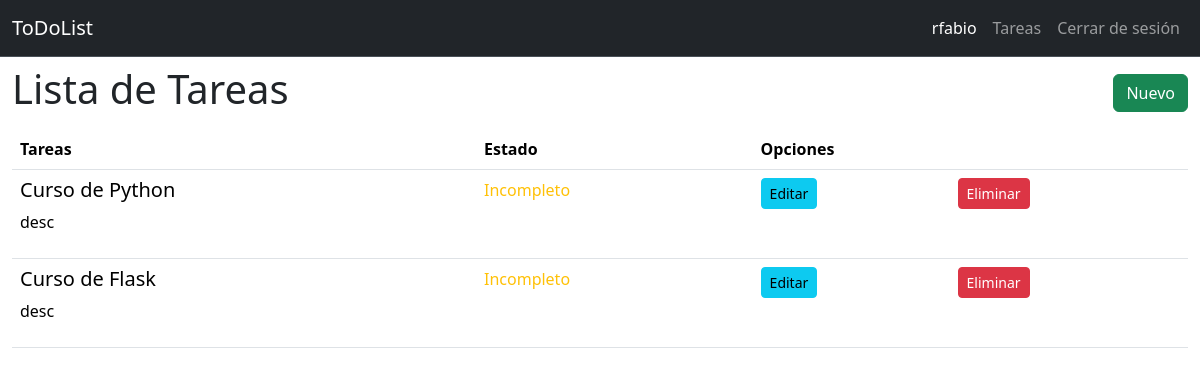
The app's page /todo/list (signed in) with its own data.
### todor/models.py (models this page shows, shortened)
class User(db.Model):
    id = db.Column(db.Integer, primary_key = True)
    username = db.Column(db.String(20), unique = True, nullable = False)
    password = db.Column(db.Text, nullable = False)

class Todo(db.Model):
    id = db.Column(db.Integer, primary_key = True)
    created_by = db.Column(db.Integer, db.ForeignKey('user.id'), nullable = False)
    title = db.Column(db.String(100), nullable = False)
    desc = db.Column(db.Text)
    state = db.Column(db.Boolean, default = False)

### todor/todo.py (the view)
@bp.route('/list')
@login_required
def index():
    todos = Todo.query.all()
    return render_template('todo/index.html', todos = todos)

### todor/auth.py (called while the page is built)
@bp.before_app_request  # hacemos que esta función se ejecute en cada petición
def load_login_in_user():
    user_id = session.get('user_id')
    if user_id is None: # nadie inició sesión
        g.user = None
    else:
        g.user = User.query.get_or_404(user_id)

def login_required(view):
    @functools.wraps(view)
    def wrapped_view(**kwargs):
        if g.user is None:
            return redirect(url_for('auth.login'))
        return view(**kwargs)
    return wrapped_view

### todor/templates/todo/index.html
{% extends 'base.html' %}
{% block content %}
<section class="container-fluid">
    <nav class="navbar">
        <h1>{% block title %}Lista de Tareas {% endblock %}</h1>
        <a href="{{ url_for('todo.crear_tarea') }}" class="btn btn-success">Nuevo</a>
    </nav>
    <table class="table">
        <thead>
            <tr>
                <th class="col">Tareas</th>
                <th class="col">Estado</th>
                <th class="col" colspan="2">Opciones</th>
            </tr>
        </thead>
        <tbody>
            {% for todo in todos | reverse %}
            {% if g.user.id == todo.created_by %}
            <tr>
                <td>
                    <h5>{{ todo.title }}</h5>
                    <p>{{ todo.desc}}</p>
                </td>
                <td>
                    {% if todo.state == true %}
                        <span class="text-success">Completo</span>
                    {% else %}
                        <span class="text-warning">Incompleto</span>
                    {% endif %}
                </td>
                <td>
                    <a href="{{ url_for('todo.update', id = todo.id) }}" class="btn btn-info btn-sm">Editar</a>
                </td>
                <td>
                    <a href="{{ url_for('todo.delete', id = todo.id) }}" class="btn btn-danger btn-sm">Eliminar</a>
                </td>
            </tr>
            {% endif %}
            {% endfor %}
        </tbody>
    </table>
</section>
{% endblock %}

### todor/templates/base.html (shortened to what this page needs)
<!DOCTYPE html>
<html lang="en">
<head>
    <link href="https://cdn.jsdelivr.net/npm/bootstrap@5.3.8/dist/css/bootstrap.min.css" rel="stylesheet"
>
</head>
<body>
    <nav class="navbar navbar-expand-sm bg-dark border-bottom border-body" data-bs-theme="dark"">
        <div class="container-fluid">
            <a class="navbar-brand" href="{{ url_for('index') }}">ToDoList</a>
            <div class="collapse navbar-collapse justify-content-end" id="navbarNav">
                <ul class="navbar-nav">
                    {% if g.user %}
                        <li class="nav-item">
                            <span class="nav-link active">{{ g.user.username }}</span>
                        </li>
                     <li class="nav-item">
                        <a class="nav-link"  href="{{url_for('todo.index')}}">Tareas</a>
                    </li>
                    <li class="nav-item">
                        <a class="nav-link" href="{{url_for('auth.logout')}}">Cerrar de sesión</a>
                    </li>
                    {% endif %}
                </ul>
            </div>
        </div>
    </nav>
    {% block content %}
    {% endblock %}
</body>
</html>

### records on screen
User: user.username "rfabio"
Todo: title "Curso de Python", desc "desc", state "Incompleto"
Todo: title "Curso de Flask", desc "desc", state "Incompleto"
